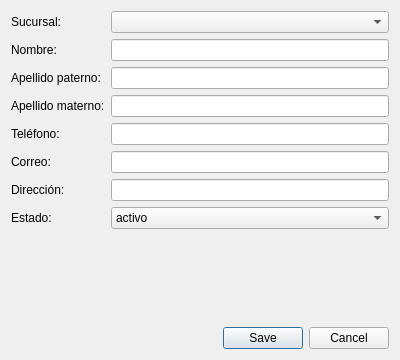
<?xml version="1.0" encoding="UTF-8"?>
<ui version="4.0">
 <class>ClienteDialog</class>
 <widget class="QDialog" name="ClienteDialog">
  <property name="geometry">
   <rect>
    <x>0</x>
    <y>0</y>
    <width>400</width>
    <height>360</height>
   </rect>
  </property>
  <property name="windowTitle">
   <string>Cliente</string>
  </property>
  <layout class="QVBoxLayout" name="verticalLayout">
   <item>
    <layout class="QFormLayout" name="formLayout">
     <item row="0" column="0">
      <widget class="QLabel" name="labelSucursal">
       <property name="text">
        <string>Sucursal:</string>
       </property>
      </widget>
     </item>
     <item row="0" column="1">
      <widget class="QComboBox" name="comboSucursal"/>
     </item>
     <item row="1" column="0">
      <widget class="QLabel" name="labelNombre">
       <property name="text">
        <string>Nombre:</string>
       </property>
      </widget>
     </item>
     <item row="1" column="1">
      <widget class="QLineEdit" name="lineNombre"/>
     </item>
     <item row="2" column="0">
      <widget class="QLabel" name="labelApellidoPaterno">
       <property name="text">
        <string>Apellido paterno:</string>
       </property>
      </widget>
     </item>
     <item row="2" column="1">
      <widget class="QLineEdit" name="lineApellidoPaterno"/>
     </item>
     <item row="3" column="0">
      <widget class="QLabel" name="labelApellidoMaterno">
       <property name="text">
        <string>Apellido materno:</string>
       </property>
      </widget>
     </item>
     <item row="3" column="1">
      <widget class="QLineEdit" name="lineApellidoMaterno"/>
     </item>
     <item row="4" column="0">
      <widget class="QLabel" name="labelTelefono">
       <property name="text">
        <string>Teléfono:</string>
       </property>
      </widget>
     </item>
     <item row="4" column="1">
      <widget class="QLineEdit" name="lineTelefono"/>
     </item>
     <item row="5" column="0">
      <widget class="QLabel" name="labelCorreo">
       <property name="text">
        <string>Correo:</string>
       </property>
      </widget>
     </item>
     <item row="5" column="1">
      <widget class="QLineEdit" name="lineCorreo"/>
     </item>
     <item row="6" column="0">
      <widget class="QLabel" name="labelDireccion">
       <property name="text">
        <string>Dirección:</string>
       </property>
      </widget>
     </item>
     <item row="6" column="1">
      <widget class="QLineEdit" name="lineDireccion"/>
     </item>
     <item row="7" column="0">
      <widget class="QLabel" name="labelEstado">
       <property name="text">
        <string>Estado:</string>
       </property>
      </widget>
     </item>
     <item row="7" column="1">
      <widget class="QComboBox" name="comboEstado">
       <item>
        <property name="text">
         <string>activo</string>
        </property>
       </item>
       <item>
        <property name="text">
         <string>inactivo</string>
        </property>
       </item>
      </widget>
     </item>
    </layout>
   </item>
   <item>
    <widget class="QDialogButtonBox" name="buttonBox">
     <property name="orientation">
      <enum>Qt::Horizontal</enum>
     </property>
     <property name="standardButtons">
      <set>QDialogButtonBox::Cancel|QDialogButtonBox::Save</set>
     </property>
    </widget>
   </item>
  </layout>
 </widget>
 <resources/>
 <connections>
  <connection>
   <sender>buttonBox</sender>
   <signal>rejected()</signal>
   <receiver>ClienteDialog</receiver>
   <slot>reject()</slot>
  </connection>
 </connections>
</ui>
